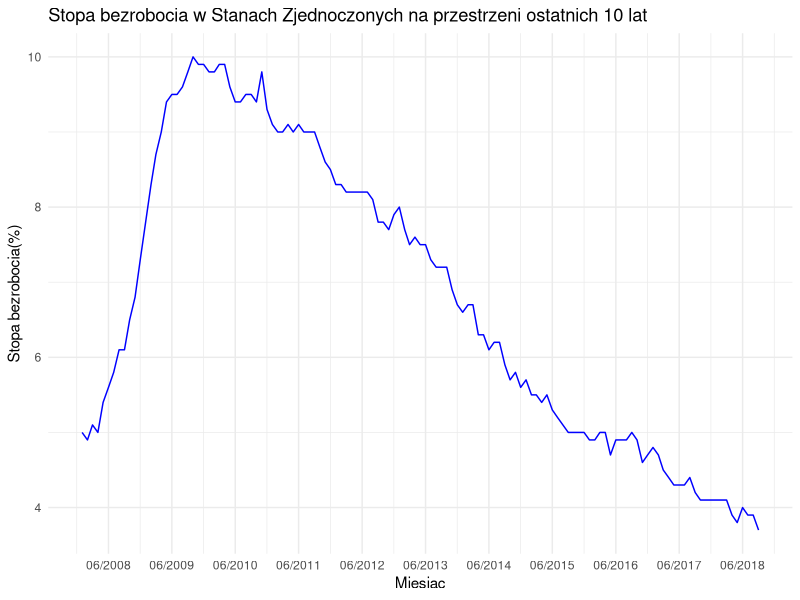

The R source for this figure:
## ---- chunk 1
knitr::opts_chunk$set(echo = FALSE)
## ---- chunk 2
library(ggplot2)
library(dplyr)
unemployment_rate <- read.csv("unemployment_rate.csv")

unemployment_rate <- unemployment_rate %>% mutate(date=as.Date(date))

ggplot(data=unemployment_rate, aes(x=date, y=Value)) + 
  geom_line(colour="blue") + 
  scale_x_date(name = 'Miesiac', date_breaks = '12 months', date_labels = '%m/%Y') +
  theme_minimal() +
  labs(y="Stopa bezrobocia(%)") + 
  ggtitle("Stopa bezrobocia w Stanach Zjednoczonych na przestrzeni ostatnich 10 lat")
